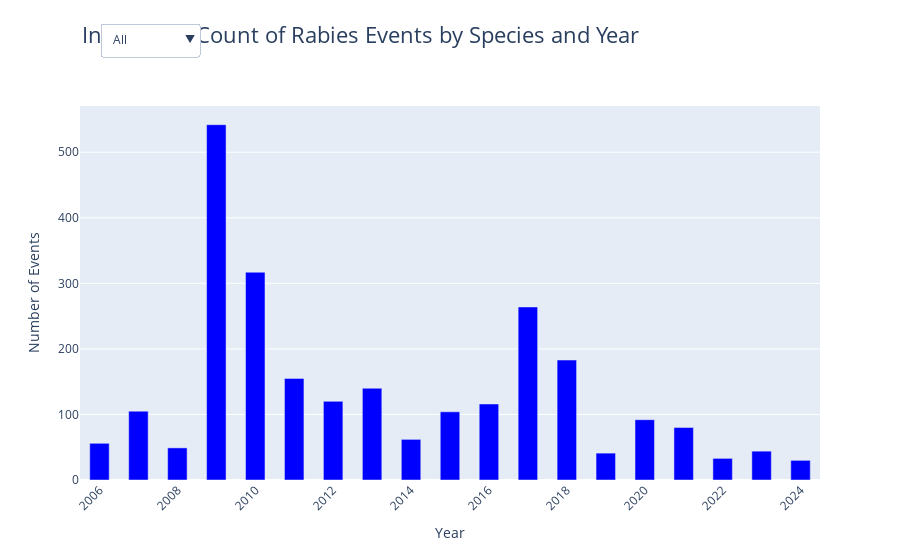

Notebook cell for this chart:
### Markdown cell above
#### Count of Rabies events per Year - Plotly

### Code cell
# Count the number of events per year and species
events_per_species = df_rabies_raw.groupby(['Year', 'SpeciesNameEng']).size().reset_index(name='Count')
species_counts = df_rabies_raw['SpeciesNameEng'].value_counts().reset_index()
species_counts.columns = ['SpeciesNameEng', 'Count']

# Define the species colors
species_colors = px.colors.qualitative.Plotly
color_map = {species: species_colors[i % len(species_colors)] for i, species in enumerate(species_counts['SpeciesNameEng'])}

# Create a default view that shows all data
default_view = events_per_species.groupby('Year').sum().reset_index()

# Create the initial bar chart with all data
fig = go.Figure()

# Add a trace for the initial view
fig.add_trace(go.Bar(
    x=default_view['Year'],
    y=default_view['Count'],
    marker_color='blue',  # Use a single color for the default view
    width=[0.5] * len(default_view)  # Adjust the width of the bars
))

# Function to update the figure based on selected species
def update_figure(species):
    fig.data = []  # Clear existing traces
    if species == 'All':
        filtered_data = events_per_species.groupby('Year').sum().reset_index()
        color = 'blue'
    else:
        filtered_data = events_per_species[events_per_species['SpeciesNameEng'] == species]
        color = color_map[species]
    
    fig.add_trace(go.Bar(
        x=filtered_data['Year'],
        y=filtered_data['Count'],
        marker_color=[color] * len(filtered_data),  # Use the color for the selected species
        width=[0.5] * len(filtered_data)  # Adjust the width of the bars
    ))
    
    fig.update_layout(
        title='Interactive Count of Rabies Events by Species and Year',
        xaxis_title='Year',
        yaxis_title='Number of Events',
        xaxis_tickangle=-45,
        title_x=0.45,
        title_font=dict(size=22),
        legend_title_text='Species'
    )

# Update the figure with initial data
update_figure('All')

# Create a dropdown menu for species selection
species_options = [{'label': 'All', 'value': 'All'}] + [{'label': species, 'value': species} for species in species_counts['SpeciesNameEng']]

def update_trace(species):
    if species == 'All':
        filtered_data = events_per_species.groupby('Year').sum().reset_index()
        color = 'blue'
    else:
        filtered_data = events_per_species[events_per_species['SpeciesNameEng'] == species]
        color = color_map[species]
    
    return dict(x=[filtered_data['Year']], y=[filtered_data['Count']], marker=dict(color=[color] * len(filtered_data)))

dropdown = go.layout.Updatemenu(
    buttons=[dict(label=option['label'], method='update', args=[update_trace(option['value'])]) for option in species_options],
    direction='down',
    pad={'r': 10, 't': 10},
    showactive=True,
    x=0.1,
    xanchor='center',
    y=1.25,
    yanchor='top'
)

# Update the layout to include the species selector on the same line as the title
fig.update_layout(
    updatemenus=[dropdown],
    title={
        'text': 'Interactive Count of Rabies Events by Species and Year',
        'x': 0.4,
        'xanchor': 'center',
        'y': 0.95,
        'yanchor': 'top',
    },
)

# Save the interactive plot to an HTML file
html_content = fig.to_html(include_plotlyjs='cdn', full_html=False)
minified_html = htmlmin.minify(html_content, remove_comments=True, reduce_empty_attributes=True)

with open("public/plots/interactive_rabies_events_species.html", "w") as f:
    f.write(minified_html)

print("Interactive plot saved as HTML file.")

# Show the interactive plot
fig.show()

### Figure 1 — Plotly figure (JSON) as saved in the notebook; plotly's stock layout.template omitted (floating-point values rounded to 4 significant figures)
{"data": [{"marker": {"color": ["blue", "blue", "blue", "blue", "blue", "blue", "blue", "blue", "blue", "blue", "blue", "blue", "blue", "blue", "blue", "blue", "blue", "blue", "blue"]}, "type": "bar", "width": [0.5, 0.5, 0.5, 0.5, 0.5, 0.5, 0.5, 0.5, 0.5, 0.5, 0.5, 0.5, 0.5, 0.5, 0.5, 0.5, 0.5, 0.5, 0.5], "x": [2006, 2007, 2008, 2009, 2010, 2011, 2012, 2013, 2014, 2015, 2016, 2017, 2018, 2019, 2020, 2021, 2022, 2023, 2024], "y": [56, 105, 49, 542, 317, 155, 120, 140, 62, 104, 116, 264, 183, 41, 92, 80, 33, 44, 30]}], "layout": {"legend": {"title": {"text": "Species"}}, "title": {"font": {"size": 22}, "text": "Interactive Count of Rabies Events by Species and Year", "x": 0.4, "xanchor": "center", "y": 0.95, "yanchor": "top"}, "updatemenus": [{"buttons": [{"args": [{"marker": {"color": ["blue", "blue", "blue", "blue", "blue", "blue", "blue", "blue", "blue", "blue", "blue", "blue", "blue", "blue", "blue", "blue", "blue", "blue", "blue"]}, "x": [[2006, 2007, 2008, 2009, 2010, 2011, 2012, 2013, 2014, 2015, 2016, 2017, 2018, 2019, 2020, 2021, 2022, 2023, 2024]], "y": [[56, 105, 49, 542, 317, 155, 120, 140, 62, 104, 116, 264, 183, 41, 92, 80, 33, 44, 30]]}], "label": "All", "method": "update"}, {"args": [{"marker": {"color": ["#636EFA", "#636EFA", "#636EFA", "#636EFA", "#636EFA", "#636EFA", "#636EFA", "#636EFA", "#636EFA", "#636EFA", "#636EFA", "#636EFA", "#636EFA", "#636EFA", "#636EFA", "#636EFA", "#636EFA", "#636EFA", "#636EFA"]}, "x": [[2006, 2007, 2008, 2009, 2010, 2011, 2012, 2013, 2014, 2015, 2016, 2017, 2018, 2019, 2020, 2021, 2022, 2023, 2024]], "y": [[35, 56, 28, 291, 136, 50, 60, 85, 14, 44, 48, 35, 18, 25, 30, 42, 7, 7, 7]]}], "label": "Dog", "method": "update"}, {"args": [{"marker": {"color": ["#EF553B", "#EF553B", "#EF553B", "#EF553B", "#EF553B", "#EF553B", "#EF553B", "#EF553B", "#EF553B", "#EF553B", "#EF553B", "#EF553B", "#EF553B", "#EF553B", "#EF553B", "#EF553B", "#EF553B", "#EF553B"]}, "x": [[2007, 2008, 2009, 2010, 2011, 2012, 2013, 2014, 2015, 2016, 2017, 2018, 2019, 2020, 2021, 2022, 2023, 2024]], "y": [[7, 7, 110, 70, 20, 10, 5, 10, 12, 16, 165, 132, 16, 46, 20, 22, 29, 12]]}], "label": "Jackal", "method": "update"}, {"args": [{"marker": {"color": ["#00CC96", "#00CC96", "#00CC96", "#00CC96", "#00CC96", "#00CC96", "#00CC96", "#00CC96", "#00CC96", "#00CC96", "#00CC96", "#00CC96", "#00CC96", "#00CC96", "#00CC96", "#00CC96", "#00CC96"]}, "x": [[2006, 2007, 2009, 2010, 2011, 2012, 2013, 2014, 2015, 2016, 2017, 2018, 2020, 2021, 2022, 2023, 2024]], "y": [[7, 7, 63, 52, 45, 40, 40, 5, 28, 20, 52, 24, 12, 8, 3, 5, 6]]}], "label": "Cattle", "method": "update"}, {"args": [{"marker": {"color": ["#AB63FA", "#AB63FA", "#AB63FA", "#AB63FA", "#AB63FA", "#AB63FA", "#AB63FA", "#AB63FA", "#AB63FA", "#AB63FA"]}, "x": [[2006, 2007, 2008, 2009, 2010, 2012, 2014, 2015, 2016, 2024]], "y": [[7, 28, 14, 26, 6, 5, 9, 4, 28, 1]]}], "label": "Fox", "method": "update"}, {"args": [{"marker": {"color": ["#FFA15A", "#FFA15A", "#FFA15A", "#FFA15A", "#FFA15A", "#FFA15A", "#FFA15A", "#FFA15A"]}, "x": [[2009, 2010, 2011, 2012, 2017, 2018, 2021, 2024]], "y": [[14, 24, 10, 5, 4, 3, 4, 3]]}], "label": "Sheep", "method": "update"}, {"args": [{"marker": {"color": ["#19D3F3", "#19D3F3", "#19D3F3", "#19D3F3", "#19D3F3", "#19D3F3", "#19D3F3", "#19D3F3", "#19D3F3"]}, "x": [[2009, 2010, 2011, 2013, 2014, 2015, 2020, 2021, 2023]], "y": [[7, 12, 5, 5, 19, 8, 4, 2, 2]]}], "label": "Wolf", "method": "update"}, {"args": [{"marker": {"color": ["#FF6692", "#FF6692", "#FF6692", "#FF6692", "#FF6692", "#FF6692"]}, "x": [[2009, 2010, 2011, 2015, 2017, 2022]], "y": [[12, 17, 5, 4, 8, 1]]}], "label": "Cat", "method": "update"}, {"args": [{"marker": {"color": ["#B6E880", "#B6E880", "#B6E880", "#B6E880", "#B6E880"]}, "x": [[2006, 2011, 2013, 2016, 2018]], "y": [[7, 10, 5, 4, 3]]}], "label": "Horse", "method": "update"}, {"args": [{"marker": {"color": ["#FF97FF", "#FF97FF", "#FF97FF", "#FF97FF", "#FF97FF", "#FF97FF", "#FF97FF"]}, "x": [[2011, 2014, 2015, 2018, 2021, 2023, 2024]], "y": [[10, 5, 4, 3, 2, 1, 1]]}], "label": "Badger", "method": "update"}, {"args": [{"marker": {"color": ["#FECB52"]}, "x": [[2009]], "y": [[12]]}], "label": "Donkey", "method": "update"}, {"args": [{"marker": {"color": ["#636EFA"]}, "x": [[2009]], "y": [[7]]}], "label": "Martes", "method": "update"}, {"args": [{"marker": {"color": ["#EF553B"]}, "x": [[2007]], "y": [[7]]}], "label": "Mongoose", "method": "update"}, {"args": [{"marker": {"color": ["#00CC96"]}, "x": [[2021]], "y": [[2]]}], "label": "Cow", "method": "update"}], "direction": "down", "pad": {"r": 10, "t": 10}, "showactive": true, "x": 0.1, "xanchor": "center", "y": 1.25, "yanchor": "top"}], "xaxis": {"tickangle": -45, "title": {"text": "Year"}}, "yaxis": {"title": {"text": "Number of Events"}}}}
